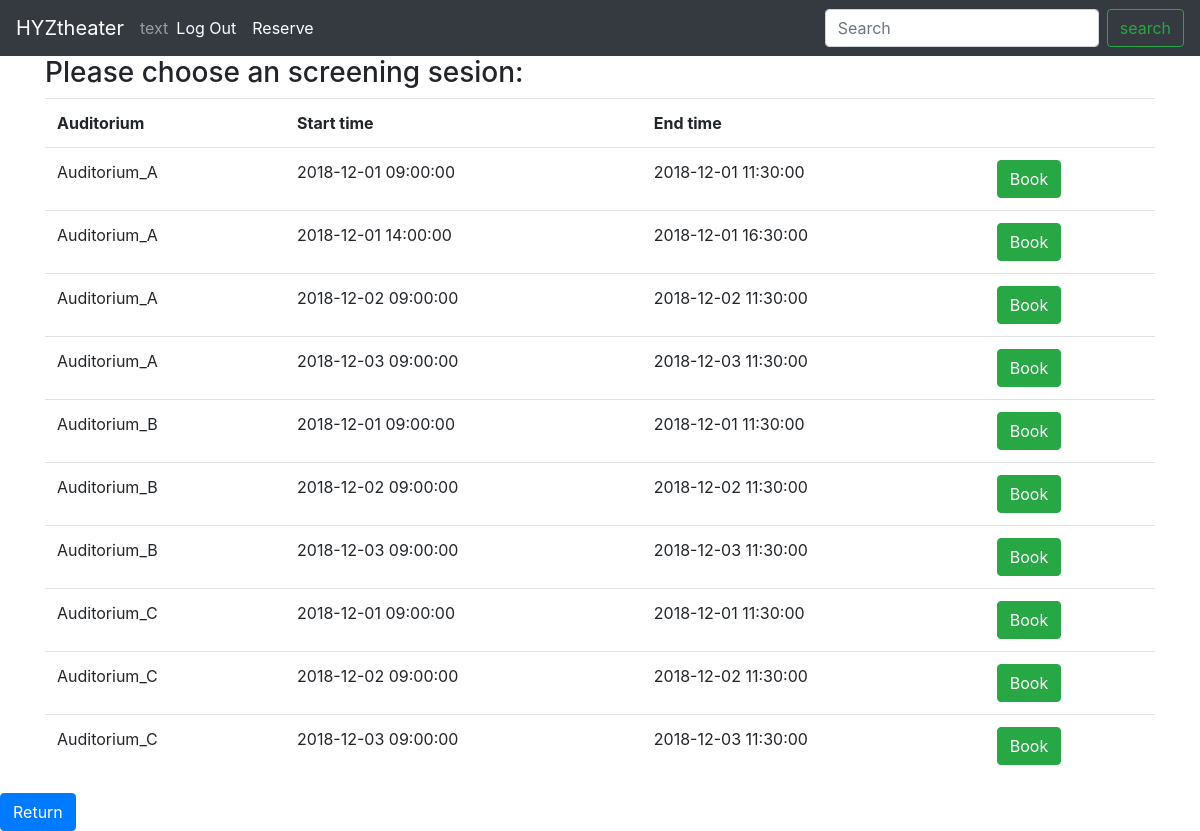
Page /user_signUp_Login/bookSeat.php?id=59 (signed in) on the committed database.
### tables this page shows
CREATE TABLE IF NOT EXISTS `screening` (
  `id` int(5) NOT NULL AUTO_INCREMENT,
  `movie_id` int(5) DEFAULT NULL,
  `aud_id` int(5) DEFAULT NULL,
  `start_time` datetime DEFAULT NULL,
  `end_time` datetime DEFAULT NULL,
  PRIMARY KEY (`id`),
  KEY `movie_id` (`movie_id`),
  KEY `aud_id` (`aud_id`)
);

CREATE TABLE IF NOT EXISTS `auditorium` (
  `id` int(5) NOT NULL AUTO_INCREMENT,
  `name` varchar(30) NOT NULL,
  `seats_no` int(3) NOT NULL,
  PRIMARY KEY (`id`)
);

### user_signUp_Login/bookSeat.php (the view, shortened to what this page needs)
<!DOCTYPE html>
<html>
    <head>
        <link rel="stylesheet" href="https://stackpath.bootstrapcdn.com/bootstrap/4.1.3/css/bootstrap.min.css">
        <?php
            $id = $_GET['id'];
        ?>
    </head>
    <body>
        <nav class="navbar navbar-expand-lg navbar-dark bg-dark">
            <a class="navbar-brand" href="home.php">HYZtheater</a>
            <div class="collapse navbar-collapse" id="navbarSupportedContent">
                <ul class="navbar-nav mr-auto">
                    <?php
                        if ($_SESSION['status']==true){
                            echo '<li class="navbar-text">'.$_SESSION['loginUser'].'</li>';
                            echo '<li class="nav-item active"><a class="nav-link" href="logoutProcess.php">Log Out</a></li>';
                            echo '<li class="nav-item active"><a class="nav-link" href="movieList.php">Reserve</a></li>';
                        }else{
                            echo '<li class="nav-item active"><a class="nav-link" href="login.php">Login</a></li>';
                            echo '<li class="nav-item active"><a class="nav-link" href="signUp.php">Sign Up</a></li>';
                        }
                    ?>
                </ul>
                <form class="form-inline my-2 my-lg-0" method="get" action="searchMovie.php">
                    <input class="form-control mr-sm-2" type="search" name="keyword" placeholder="Search" aria-label="Search">
                    <input type="submit" class="btn btn-outline-success my-2 my-sm-0" value="search">
                </form>
            </div>
        </nav>
        <div class="container" id="container">
            <h3>Please choose an screening sesion:</h3>
            <?php
                $sql = "SELECT a.name,s.id,s.start_time,s.end_time
                        FROM screening s JOIN auditorium a ON s.aud_id=a.id
                        WHERE s.movie_id = '$id'";
                $result = mysql_query($sql);
            ?>
            <table class="table">
                <tr>
                    <th>Auditorium</th>
                    <th>Start time</th>
                    <th>End time</th>
                    <th></th>
                </tr>
                <?php while($row = mysql_fetch_array($result)){ ?>
                <tr>
                    <td><?php echo $row['name'] ?></td>
                    <td><?php echo $row['start_time'] ?></td>
                    <td><?php echo $row['end_time'] ?></td>
                    <td>
                        <form method="get" action="chooseSeat_Mer.php">
                            <input type="submit" class="btn btn-success" value="Book">
                        </form>
                    </td>
                </tr>
                <?php } ?>
            </table>
        </div>
        <footer id="return">
            <input type='button' class="btn btn-primary" value='Return' onclick='history.go(-1)'>
        </footer>
    </body>
</html>

### rows in the picture
screening: aud.name "Auditorium_A", start_time "2018-12-01 09:00:00", end_time "2018-12-01 11:30:00"
screening: aud.name "Auditorium_A", start_time "2018-12-01 14:00:00", end_time "2018-12-01 16:30:00"
screening: aud.name "Auditorium_A", start_time "2018-12-02 09:00:00", end_time "2018-12-02 11:30:00"
screening: aud.name "Auditorium_A", start_time "2018-12-03 09:00:00", end_time "2018-12-03 11:30:00"
screening: aud.name "Auditorium_B", start_time "2018-12-01 09:00:00", end_time "2018-12-01 11:30:00"
screening: aud.name "Auditorium_B", start_time "2018-12-02 09:00:00", end_time "2018-12-02 11:30:00"
screening: aud.name "Auditorium_B", start_time "2018-12-03 09:00:00", end_time "2018-12-03 11:30:00"
screening: aud.name "Auditorium_C", start_time "2018-12-01 09:00:00", end_time "2018-12-01 11:30:00"
screening: aud.name "Auditorium_C", start_time "2018-12-02 09:00:00", end_time "2018-12-02 11:30:00"
screening: aud.name "Auditorium_C", start_time "2018-12-03 09:00:00", end_time "2018-12-03 11:30:00"

### other values in the picture
$_SESSION['loginUser'] "text"
